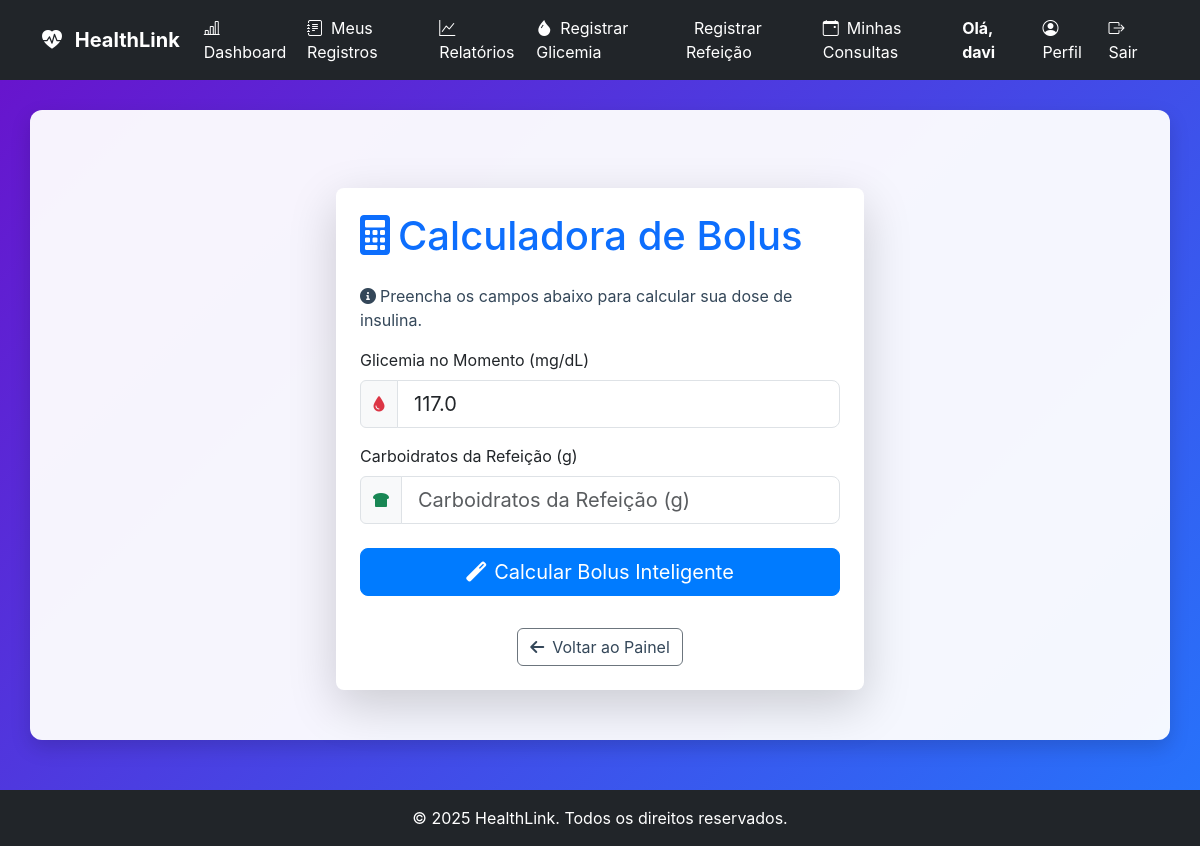
The page /calculadora_bolus (signed in) on the database as committed earlier.
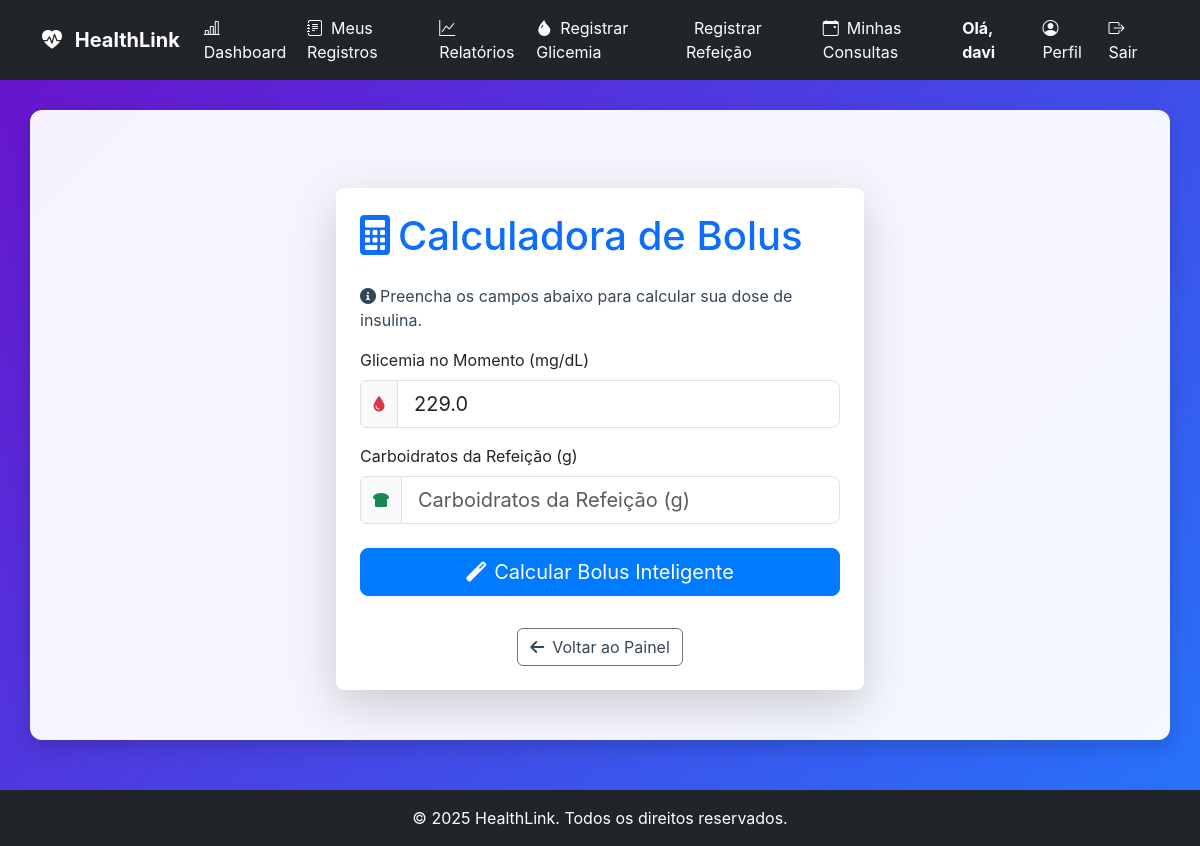
The same page on the database as committed later.
### tables this page shows
CREATE TABLE registros (
                    id INTEGER PRIMARY KEY,
                    user_id INTEGER NOT NULL,
                    data_hora TEXT NOT NULL,
                    tipo TEXT NOT NULL,
                    valor REAL,
                    observacoes TEXT,
                    alimentos_json TEXT,
                    total_calorias REAL,
                    total_carbs REAL, dose_insulina REAL, dose_aplicada REAL, tipo_medicao TEXT,
                    FOREIGN KEY (user_id) REFERENCES users (id)
                );

### app.py (the view, shortened to what this page needs)
@app.route('/calculadora_bolus', methods=['GET', 'POST'])
@login_required
def calculadora_bolus():
    if current_user.role != 'paciente':
        flash('A Calculadora de Bolus é exclusiva para o perfil de Paciente.', 'danger')
        return redirect(url_for('dashboard'))
    user_id = current_user.id
    parametros_clinicos = db_manager.obter_parametros_clinicos(user_id)
    if not parametros_clinicos or not parametros_clinicos.get('glicemia_alvo') or not parametros_clinicos.get('ric_manha'):
        flash("ATENÇÃO: Seus parâmetros clínicos estão incompletos. Por favor, solicite ao seu médico que os configure.", 'warning')
        return redirect(url_for('configurar_parametros'))
    ultima_glicemia = db_manager.buscar_ultima_glicemia(user_id)
    resultado_bolus = None
    bolus_service = BolusService(db_manager)
    return render_template('calculadora_bolus.html',
                           ultima_glicemia=ultima_glicemia,
                           parametros=parametros_clinicos,
                           resultado=resultado_bolus)

### app.py (called while the page is built)
@app.context_processor
def inject_now():
    return {'now': datetime.now}

### database_manager.py (called while the page is built)
    def get_db_connection(self):
        conn = sqlite3.connect(self.db_path)
        conn.execute("PRAGMA foreign_keys = ON;")
        conn.row_factory = sqlite3.Row
        return conn

    def carregar_usuario_por_id(self, user_id):
        conn = self.get_db_connection()
        user_data = conn.execute(
            "SELECT id, username, role, email, nome_completo, razao_ic, fator_sensibilidade, data_nascimento, sexo, telefone, medico_id FROM users WHERE id = ?",
            (user_id,)
        ).fetchone()
        conn.close()
        return dict(user_data) if user_data else None

### models.py (called while the page is built)
    @property
    def is_paciente(self):
        return self.role == 'paciente' or self.role == 'user'

### templates/calculadora_bolus.html (shortened to what this page needs)
{% extends 'base.html' %}
{% block content %}
<div class="container mt-5">
    <div class="row justify-content-center">
        <div class="col-md-8 col-lg-6">
            <div class="card p-4 shadow-lg border-0">
                <h1 class="mb-4 text-primary">
                    <i class="fas fa-calculator me-2"></i>Calculadora de Bolus
                </h1>
                <p class="text-muted"><i class="fas fa-info-circle me-1"></i>Preencha os campos abaixo para calcular sua
                    dose de insulina.</p>
                <form action="{{ url_for('calculadora_bolus') }}" method="post">
                    <label for="glicemia_atual" class="form-label">Glicemia no Momento (mg/dL)</label>
                    <div class="mb-3 input-group">
                        <span class="input-group-text bg-light"><i class="fas fa-tint text-danger"></i></span>
                        <input type="number" step="1" class="form-control form-control-lg" id="glicemia_atual"
                            name="glicemia_atual" placeholder="Glicemia no Momento (mg/dL)"
                            value="{{ resultado.glicemia_atual if resultado else ultima_glicemia }}" required>
                    </div>
                    <label for="carbos" class="form-label">Carboidratos da Refeição (g)</label>
                    <div class="mb-4 input-group">
                        <span class="input-group-text bg-light"><i class="fas fa-bread-slice text-success"></i></span>
                        <input type="number" step="0.1" class="form-control form-control-lg" id="carbos" name="carbos"
                            placeholder="Carboidratos da Refeição (g)"
                            value="{{ resultado.carbos if resultado else '' }}" required>
                    </div>
                    <button type="submit" class="btn btn-primary btn-lg w-100 mb-3">
                        <i class="fas fa-magic me-2"></i>Calcular Bolus Inteligente
                    </button>
                </form>
                <div class="text-center mt-3">
                    <a href="{{ url_for('dashboard') }}" class="btn btn-secondary">
                        <i class="fas fa-arrow-left me-2"></i>Voltar ao Painel
                    </a>
                </div>
            </div>
        </div>
    </div>
</div>
{% endblock %}

Rows that differ between the two databases and show on the page:
no longer on this page (row unchanged): registros: glicemia_atual "117.0"
added registros: glicemia_atual "229.0"
